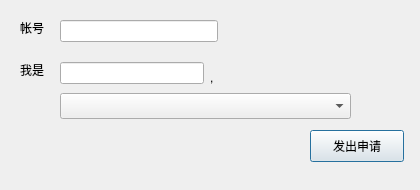
<?xml version="1.0" encoding="UTF-8"?>
<ui version="4.0">
 <class>AddBuddyDialog</class>
 <widget class="QDialog" name="AddBuddyDialog">
  <property name="geometry">
   <rect>
    <x>0</x>
    <y>0</y>
    <width>420</width>
    <height>190</height>
   </rect>
  </property>
  <property name="windowTitle">
   <string>添加好友</string>
  </property>
  <property name="modal">
   <bool>true</bool>
  </property>
  <widget class="QPushButton" name="SendBtn">
   <property name="geometry">
    <rect>
     <x>310</x>
     <y>130</y>
     <width>94</width>
     <height>32</height>
    </rect>
   </property>
   <property name="text">
    <string>发出申请</string>
   </property>
   <property name="shortcut">
    <string>Return</string>
   </property>
   <property name="default">
    <bool>false</bool>
   </property>
  </widget>
  <widget class="QLineEdit" name="AccountLineEdit">
   <property name="geometry">
    <rect>
     <x>60</x>
     <y>20</y>
     <width>158</width>
     <height>22</height>
    </rect>
   </property>
   <property name="text">
    <string/>
   </property>
   <property name="placeholderText" stdset="0">
    <string/>
   </property>
  </widget>
  <widget class="QLabel" name="AccountLabel">
   <property name="geometry">
    <rect>
     <x>20</x>
     <y>20</y>
     <width>62</width>
     <height>16</height>
    </rect>
   </property>
   <property name="text">
    <string>帐号</string>
   </property>
  </widget>
  <widget class="QLabel" name="label_2">
   <property name="geometry">
    <rect>
     <x>210</x>
     <y>70</y>
     <width>62</width>
     <height>16</height>
    </rect>
   </property>
   <property name="text">
    <string>,</string>
   </property>
  </widget>
  <widget class="QComboBox" name="MsgComboBox">
   <property name="geometry">
    <rect>
     <x>60</x>
     <y>93</y>
     <width>291</width>
     <height>26</height>
    </rect>
   </property>
  </widget>
  <widget class="QLineEdit" name="NameLineEdit">
   <property name="geometry">
    <rect>
     <x>60</x>
     <y>62</y>
     <width>144</width>
     <height>22</height>
    </rect>
   </property>
   <property name="maxLength">
    <number>10</number>
   </property>
   <property name="placeholderText" stdset="0">
    <string/>
   </property>
  </widget>
  <widget class="QLabel" name="label_4">
   <property name="geometry">
    <rect>
     <x>20</x>
     <y>62</y>
     <width>26</width>
     <height>16</height>
    </rect>
   </property>
   <property name="text">
    <string>我是</string>
   </property>
  </widget>
 </widget>
 <resources/>
 <connections>
  <connection>
   <sender>SendBtn</sender>
   <signal>clicked()</signal>
   <receiver>AddBuddyDialog</receiver>
   <slot>accept()</slot>
   <hints>
    <hint type="sourcelabel">
     <x>356</x>
     <y>145</y>
    </hint>
    <hint type="destinationlabel">
     <x>209</x>
     <y>94</y>
    </hint>
   </hints>
  </connection>
 </connections>
</ui>
